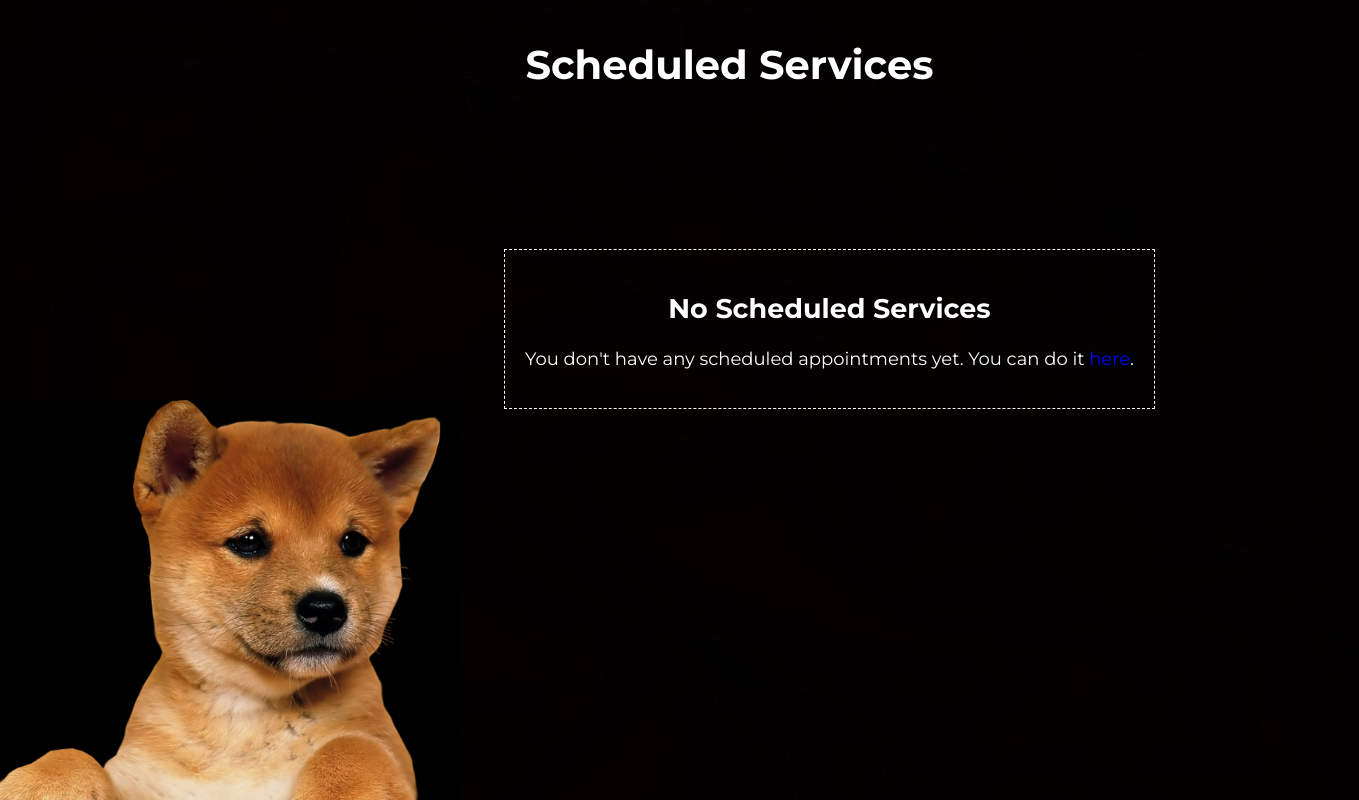
Page /user-scheduled-services/ (signed in) on the earlier database version.
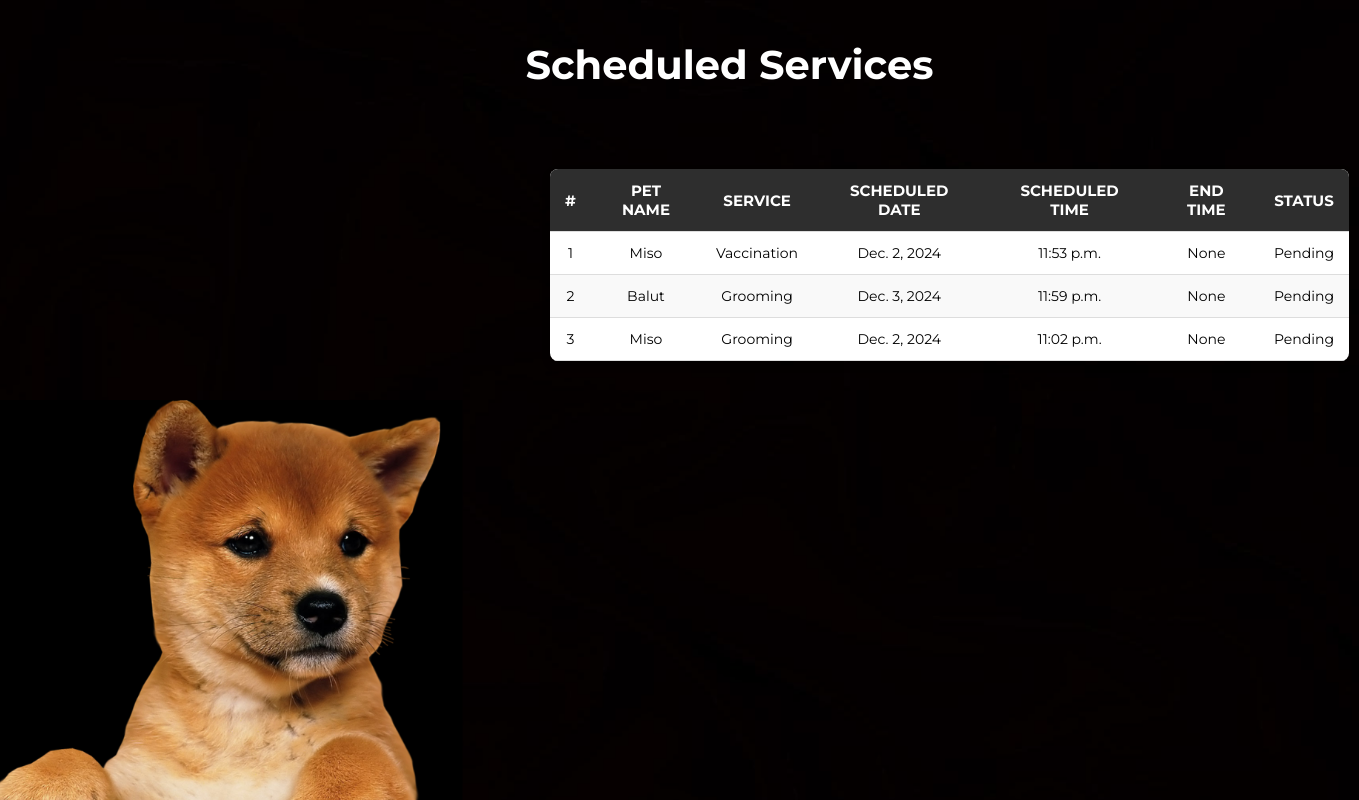
Same page on the later database version.
### app/models.py (models this page shows, shortened)
class ScheduledServices(models.Model):
    user = models.ForeignKey(User, on_delete=models.CASCADE, related_name="scheduled_services")
    pet_name = models.CharField(max_length=30, null=True, blank=True)
    service = models.CharField(max_length=100, null=True, blank=True)
    scheduled_date = models.DateField(null=True, blank=True)
    scheduled_time = models.TimeField(null=True, blank=True)
    end_time = models.TimeField(null=True, blank=True)
    status = models.BooleanField(default=False, null=True)
    cancelled = models.BooleanField(default=False)
    finished = models.BooleanField(default=False)

### app/views.py (the view)
# urls.py: path('user-scheduled-services/', views.scheduled_services, name="scheduled_services"),
def scheduled_services(request):
    if request.user.is_authenticated:
        appointments = ScheduledServices.objects.filter(user=request.user, status=False)
    else:
        appointments = []
    return render(request, 'user-scheduled-services.html', {'appointments': appointments})

### app/templates/user-scheduled-services.html (shortened to what this page needs)
{% load static %}
<!DOCTYPE html>
<html lang="en">
<head>
    <link rel="stylesheet" href="{% static 'css/adminapo.css' %}">
</head>
<body>
    <div class="admin-apo-page">
        <div class="admin-apo-main-text">
            <p>Scheduled Services</p>
        </div>
        {% if appointments %}
            <div class="admin-apo-table-container">
                <table class="admin-apo-table">
                    <thead>
                        <tr>
                            <th>#</th>
                            <th>Pet Name</th>
                            <th>Service</th>
                            <th>Scheduled Date</th>
                            <th>Scheduled Time</th>
                            <th>End Time</th>
                            <th>Status</th>
                        </tr>
                    </thead>
                    <tbody>
                        {% for appointment in appointments %}
                            <tr>
                                <td>{{ forloop.counter }}</td>
                                <td>{{ appointment.pet_name }}</td>
                                <td>{{ appointment.service }}</td>
                                <td>{{ appointment.scheduled_date }}</td>
                                <td>{{ appointment.scheduled_time }}</td>
                                <td>{{ appointment.end_time }}</td>
                                <td>{% if appointment.status %}Approved{% else %}Pending{% endif %}</td>
                            </tr>
                        {% endfor %}
                    </tbody>
                </table>
            </div>
        {% else %}
            <div class="admin-apo-no-appointments">
                <h2>No Scheduled Services</h2>
                <p>You don't have any scheduled appointments yet. You can do it <a href='/schedule-services'>here</a>.</p>
            </div>
        {% endif %}
    </div>
</body>
</html>

### static/css/adminapo.css (style rules this page uses)
html, body { margin: 0; height: 100%; }
.admin-apo-page { display: flex; flex-direction: column; background-color: #1a1a1a; min-height: 100vh; gap: 20px; align-items: center; background-image: url("../assets/accesscheds/accessschedbg.png"); background-size: cover; background-repeat: no-repeat; background-position: center; }
.admin-apo-main-text { color: white; font-size: 40px; text-align: justify; font-family: "Montserrat"; font-weight: bolder; margin-left: 100px; }
.admin-apo-table-container { width: 100%; max-width: 799px; margin: 20px auto; background-color: white; border-radius: 8px; overflow: hidden; box-shadow: 0 4px 8px rgba(0, 0, 0, 0.2); margin-left: 550px; }
.admin-apo-table { word-break: 100%; border-collapse: collapse; font-family: "Montserrat", sans-serif; }
.admin-apo-table th, .admin-apo-table td { padding: 12px 15px; text-align: center; border-bottom: 1px solid #ddd; }
.admin-apo-table th { background-color: #2E2E2E ; color: white; font-size: 15px; text-transform: uppercase; }
.admin-apo-table tr:nth-child(even) { background-color: #f9f9f9; }
.admin-apo-table td { font-size: 14px; }

Differences in the rows shown:
added ScheduledServices: pet_name "Miso", service "Vaccination", scheduled_date "Dec. 2, 2024", scheduled_time "11:53 p.m.", end_time "None", status "Pending"
added ScheduledServices: pet_name "Balut", service "Grooming", scheduled_date "Dec. 3, 2024", scheduled_time "11:59 p.m.", end_time "None", status "Pending"
added ScheduledServices: pet_name "Miso", service "Grooming", scheduled_date "Dec. 2, 2024", scheduled_time "11:02 p.m.", end_time "None", status "Pending"
Other differences:
text no longer shown: "No Scheduled Services You don't have any scheduled appointments yet. You can do it here ."
text now shown: "# PET NAME SERVICE SCHEDULED DATE SCHEDULED TIME END TIME STATUS"
